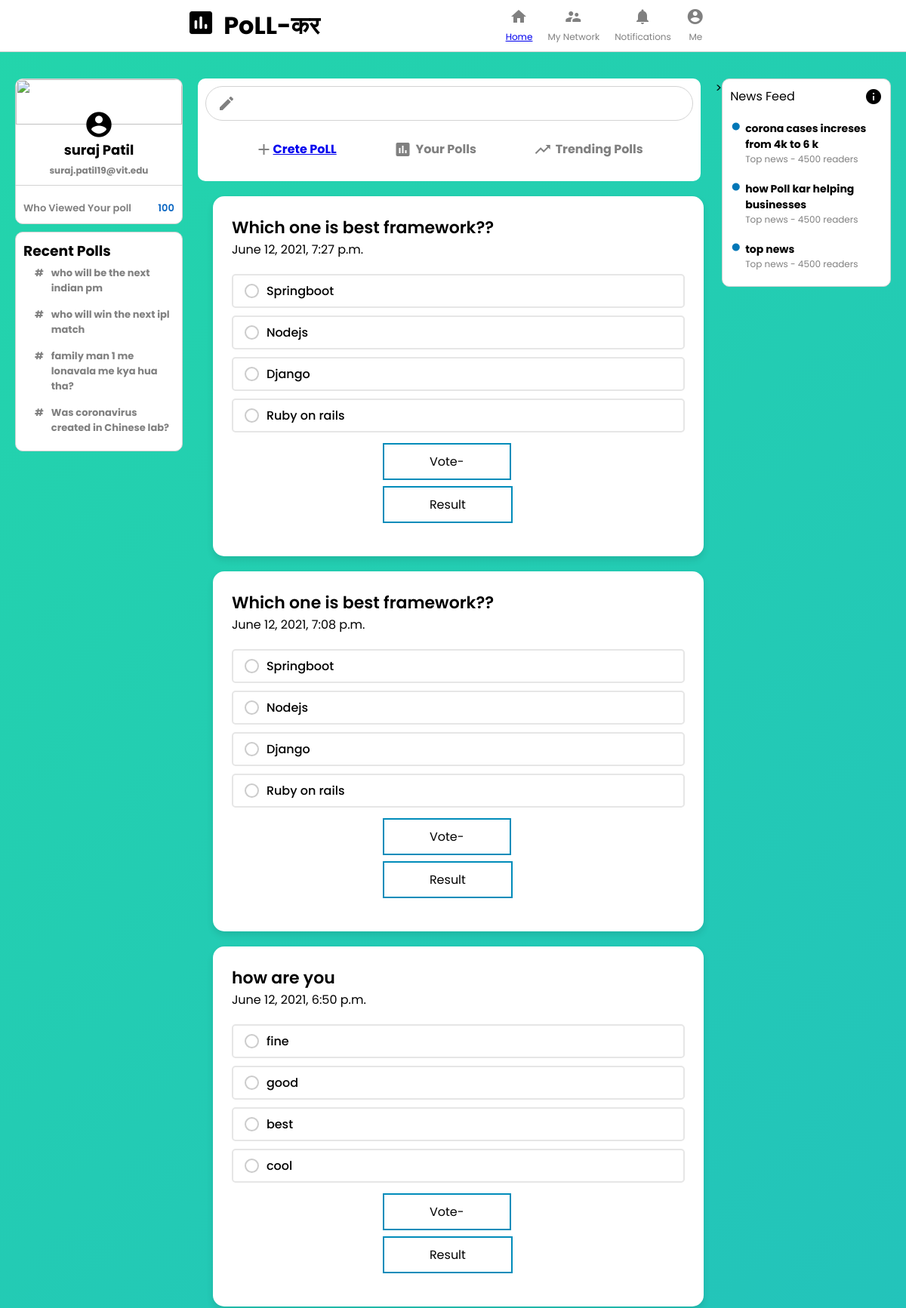
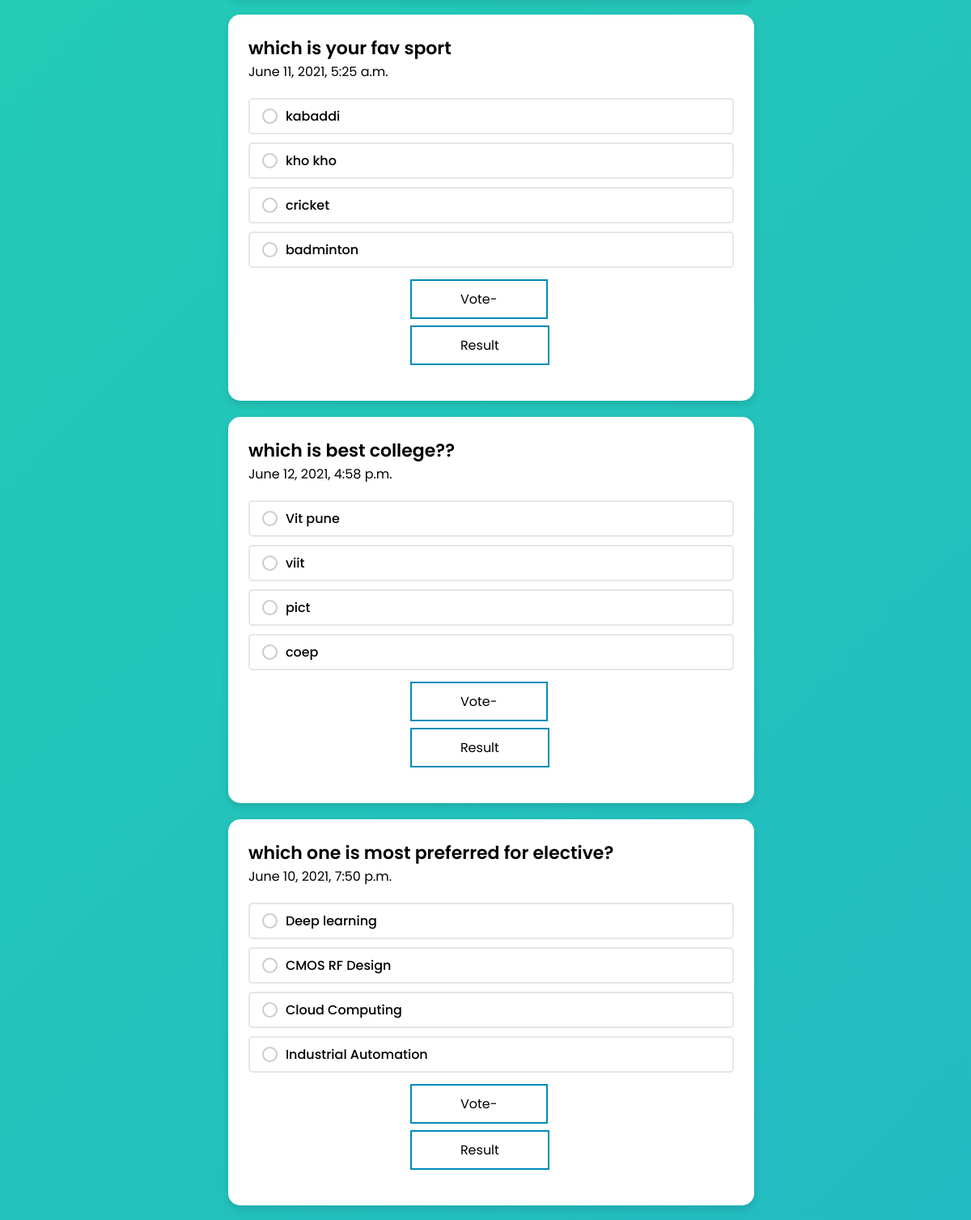
The page / (upper part) on the database its author committed (2 pictures, top to bottom).
### main/models.py (models this page shows, shortened)
class Poll(models.Model):
    question = models.TextField()
    datetime = models.DateTimeField(auto_now=True)
    option_one = models.CharField(max_length=56)
    option_two = models.CharField(max_length=56)
    option_three = models.CharField(max_length=56)
    option_four = models.CharField(max_length=56)
    option_one_count = models.IntegerField(default=0)
    option_two_count = models.IntegerField(default=0)
    option_three_count = models.IntegerField(default=0)
    option_four_count = models.IntegerField(default=0)

### main/views.py (the view)
# urls.py: path('', views.allpolls, name= 'allpolls' ),
def allpolls(request):
    poll = models.Poll.objects.all()
    polls = poll[::-1]
    context = {
        'polls': polls
    }
    return render( request, 'main/index.html', context)

### templates/main/index.html (shortened to what this page needs)
{% load static %}
<html lang="en">
<head>
    <link rel="stylesheet" href="{% static 'css/index.css' %}" />
    <link rel="stylesheet" href="{% static 'css/card.css' %}">
</head>
<body>
    <div class="header">
        <div class="header__left">
            <img src="{% static 'img/logo1.png' %}" alt="" />
            <h1>PoLL-कर</h1>
        </div>
        <div class="header__right">
            <div class="headerOption">
                <i class="material-icons headerOption__icon"> home </i>
                <h3><a class="active" href="{% url 'allpolls' %}">Home</a></h3>
            </div>
            <div class="headerOption">
                <i class="material-icons headerOption__icon"> supervisor_account </i>
                <h3>My Network</h3>
            </div>
            <div class="headerOption">
                <i class="material-icons headerOption__icon"> notifications </i>
                <h3>Notifications</h3>
            </div>
            <div class="headerOption">
                <i class="material-icons headerOption__icon"> account_circle </i>
                <h3>Me</h3>
            </div>
        </div>
    </div>
    <div class="body__main">
        <div class="sidebar">
            <div class="sidebar__top">
                <img src="https://images.unsplash.com/photo-1579546929518-9e396f3cc809?crop=entropy&cs=tinysrgb&fit=max&fm=jpg&ixid=MXwxMjA3fDB8MXxhbGx8fHx8fHx8fA&ixlib=rb-1.2.1&q=80&w=1080"
                    alt="" />
                <i class="material-icons sidebar__topAvatar"> account_circle </i>
                <h2>suraj Patil</h2>
                <h4>suraj.patil19@vit.edu</h4>
            </div>
            <div class="sidebar__stats">
                <div class="sidebar__stat">
                    <p>Who Viewed Your poll</p>
                    <p class="sidebar__statNumber">100</p>
                </div>
            </div>
            <div class="sidebar__bottom">
                <h3>Recent Polls</h3>
                <div class="sidebar__recentItem">
                    <span class="sidebar__hash">#</span>
                    <p>who will be the next indian pm</p>
                </div>
                <div class="sidebar__recentItem">
                    <span class="sidebar__hash">#</span>
                    <p>who will win the next ipl match</p>
                </div>
                <div class="sidebar__recentItem">
                    <span class="sidebar__hash">#</span>
                    <p>family man 1 me lonavala me kya hua tha?</p>
                </div>
                <div class="sidebar__recentItem">
                    <span class="sidebar__hash">#</span>
                    <p>Was coronavirus created in Chinese lab?</p>
                </div>
            </div>
        </div>
        <div class="feed">
            <div class="feed__inputContainer">
                <div class="feed__input">
                    <i class="material-icons"> create </i>
                    <form>
                        <input type="text" />
                    </form>
                </div>
                <div class="feed__inputOptions">
                    <div class="inputOption">
                        <i class="material-icons">add</i>
                        <a href="{% url 'create' %}" target="_blank" rel="noopener noreferrer"><h4>Crete PoLL</h4></a>
                    </div>
                    <div class="inputOption">
                        <i class="large material-icons">insert_chart</i>
                        <h4>Your Polls</h4>
                    </div>
                    <div class="inputOption">
                        <i class="large material-icons"> trending_up</i>
                        <h4>Trending Polls</h4>
                    </div>
                </div>
            </div>
            {% for poll in polls %}
            <div>
                <div class="wrapper">
                    <header>{{ poll.question }}</header>
                    <span class="text">{{ poll.datetime }}</span>
                    <div class="poll-area">
                        <label for="opt-1" class="opt-1">
                            <div class="row">
                                <div class="column">
                                    <span class="circle"></span>
                                    <span class="text">{{ poll.option_one }}</span>
                                </div>
                            </div>
                        </label>
                        <label for="opt-2" class="opt-2">
                            <div class="row">
                                <div class="column">
                                    <span class="circle"></span>
                                    <span class="text">{{ poll.option_two }}</span>
                                </div>
                            </div>
                        </label>
                        <label for="opt-3" class="opt-3">
                            <div class="row">
                                <div class="column">
                                    <span class="circle"></span>
                                    <span class="text">{{ poll.option_three }}</span>
                                </div>
                            </div>
                        </label>
                        <label for="opt-4" class="opt-4">
                            <div class="row">
                                <div class="column">
                                    <span class="circle"></span>
                                    <span class="text">{{ poll.option_four }}</span>
                                </div>
                            </div>
                        </label>
                        <div style="display: inline-block;">
                            <a href="{% url 'vote' poll.id %}"><button type="button" class="button button2"> Vote- </button></a>
                        </div>
                        <div style="display: inline-block;">
                            <a href="{% url 'result' poll.id %}"><button type="button" class="button button2">Result</button></a>
                        </div>
                    </div>
                </div>
            </div>
            {% endfor %}
        </div>>
        <div class="widgets">
            <div class="widgets__header">
                <h2>News Feed
                </h2>
                <i class="material-icons"> info </i>
            </div>
            <div class="widgets__article">
                <div class="widgets__articleLeft">
                    <i class="material-icons"> fiber_manual_record </i>
                </div>
                <div class="widgets__articleRight">
                    <h4>corona cases increses from 4k to 6 k</h4>
                    <p>Top news - 4500 readers</p>
                </div>
            </div>
            <div class="widgets__article">
                <div class="widgets__articleLeft">
                    <i class="material-icons"> fiber_manual_record </i>
                </div>
                <div class="widgets__articleRight">
                    <h4>how Poll kar helping businesses</h4>
                    <p>Top news - 4500 readers</p>
                </div>
            </div>
            <div class="widgets__article">
                <div class="widgets__articleLeft">
                    <i class="material-icons"> fiber_manual_record </i>
                </div>
                <div class="widgets__articleRight">
                    <h4>top news</h4>
                    <p>Top news - 4500 readers</p>
                </div>
            </div>
        </div>
    </div>
</body>
</html>

### static/css/index.css (style rules this page uses)
* { margin: 0; padding: 0; }
body { background-repeat: no-repeat; background: linear-gradient(-45deg, #ee7752, #e73c7e, #23a6d5, #23d5ab); background-size: 400% 400%; animation: gradient 15s ease infinite; display: flex; flex-direction: column; align-items: center; }
.header__left img { object-fit: contain; height: 40px; margin-right: 10px; }
.header { width: 100%; display: flex; position: sticky; top: 0; z-index: 999; justify-content: space-evenly; border-bottom: 0.1px solid lightgray; padding-top: 10px; padding-bottom: 10px; width: 100%; background-color: white; }
.header__left { display: flex; }
.header__right { display: flex; }
.headerOption { display: flex; flex-direction: column; align-items: center; margin-right: 20px; color: gray; cursor: pointer; }
.headerOption h3 { font-size: 12px; margin-top: 10px; font-weight: 400; }
.headerOption__icon { margin-right: 5px; height: 20px; width: 20px; }
.body__main { display: flex; margin-top: 35px; max-width: 1200px; margin-left: 20px; margin-right: 20px; }
.sidebar { position: sticky; top: 80px; flex: 0.2; border-radius: 10px; text-align: center; height: fit-content; }
.sidebar__top > img { margin-bottom: -20px; width: 100%; height: 60px; border-top-left-radius: 10px; border-top-right-radius: 10px; object-fit: cover; }
.sidebar__top { display: flex; flex-direction: column; align-items: center; border: 1px solid lightgray; border-bottom: 0; border-top-left-radius: 10px; border-top-right-radius: 10px; background-color: white; padding-bottom: 10px; }
.sidebar__topAvatar { font-size: 40px; }
.sidebar__stats { padding: 10px; margin-bottom: 10px; border: 1px solid lightgray; background-color: white; border-bottom-left-radius: 10px; border-bottom-right-radius: 10px; }
.sidebar__stat { margin-top: 10px; display: flex; justify-content: space-between; }
.sidebar__stat > p { color: gray; font-size: 13px; font-weight: 600; }
.sidebar__statNumber { font-weight: bold; color: #0a66c2 !important; }
.sidebar__top > h4 { color: gray; font-size: 12px; margin-top: 5px; }
.sidebar__top > h2 { font-size: 18px; }
.sidebar__bottom { text-align: left; padding: 10px; border: 1px solid lightgray; background-color: white; border-radius: 10px; margin-top: 10px; }
.sidebar__recentItem { display: flex; font-size: 13px; color: gray; font-weight: bolder; cursor: pointer; margin-bottom: 5px; padding: 5px; }
.sidebar__hash { margin-right: 10px; margin-left: 10px; }
.feed { flex: 0.6; margin: 0 20px; }
.feed__inputContainer { background-color: white; padding: 10px; padding-bottom: 20px; border-radius: 10px; margin-bottom: 20px; }
.feed__input { border: 1px solid lightgray; border-radius: 30px; display: flex; padding: 10px; color: gray; padding-left: 15px; }
.feed__input > form { display: flex; width: 100%; }
.feed__input > form > input { border: none; flex: 1; margin-left: 10px; outline-width: 0; font-weight: 600; }
.feed__inputOptions { display: flex; justify-content: space-evenly; }
.inputOption { display: flex; align-items: center; margin-top: 15px; color: gray; padding: 10px; cursor: pointer; }
.inputOption > h4 { margin-left: 5px; }
.widgets { position: sticky; top: 80px; flex: 0.2; background-color: white; border-radius: 10px; border: 1px solid lightgray; height: fit-content; padding-bottom: 10px; }
.widgets__header { display: flex; align-items: center; justify-content: space-between; padding: 10px; }
.widgets__header > h2 { font-size: 16px; font-weight: 400; }
.widgets__article { display: flex; padding: 10px; cursor: pointer; }
.widgets__articleLeft { color: #0177b7; margin-right: 5px; }
.widgets__articleLeft .material-icons { font-size: 15px; }
.widgets__articleRight { flex: 1; }
.widgets__articleRight > h4 { font-size: 14px; }
.widgets__articleRight > p { font-size: 12px; color: gray; }

### rows shown on the page
Poll: question "Which one is best framework??", datetime "June 12, 2021, 7:27 p.m.", option_one "Springboot", option_two "Nodejs", option_three "Django", option_four "Ruby on rails"
Poll: question "Which one is best framework??", datetime "June 12, 2021, 7:08 p.m.", option_one "Springboot", option_two "Nodejs", option_three "Django", option_four "Ruby on rails"
Poll: question "how are you", datetime "June 12, 2021, 6:50 p.m.", option_one "fine", option_two "good", option_three "best", option_four "cool"
Poll: question "which is your fav sport", datetime "June 11, 2021, 5:25 a.m.", option_one "kabaddi", option_two "kho kho", option_three "cricket", option_four "badminton"
Poll: question "which is best college??", datetime "June 12, 2021, 4:58 p.m.", option_one "Vit pune", option_two "viit", option_three "pict", option_four "coep"
Poll: question "which one is most preferred for elective?", datetime "June 10, 2021, 7:50 p.m.", option_one "Deep learning", option_two "CMOS RF Design", option_three "Cloud Computing", option_four "Industrial Automation"
